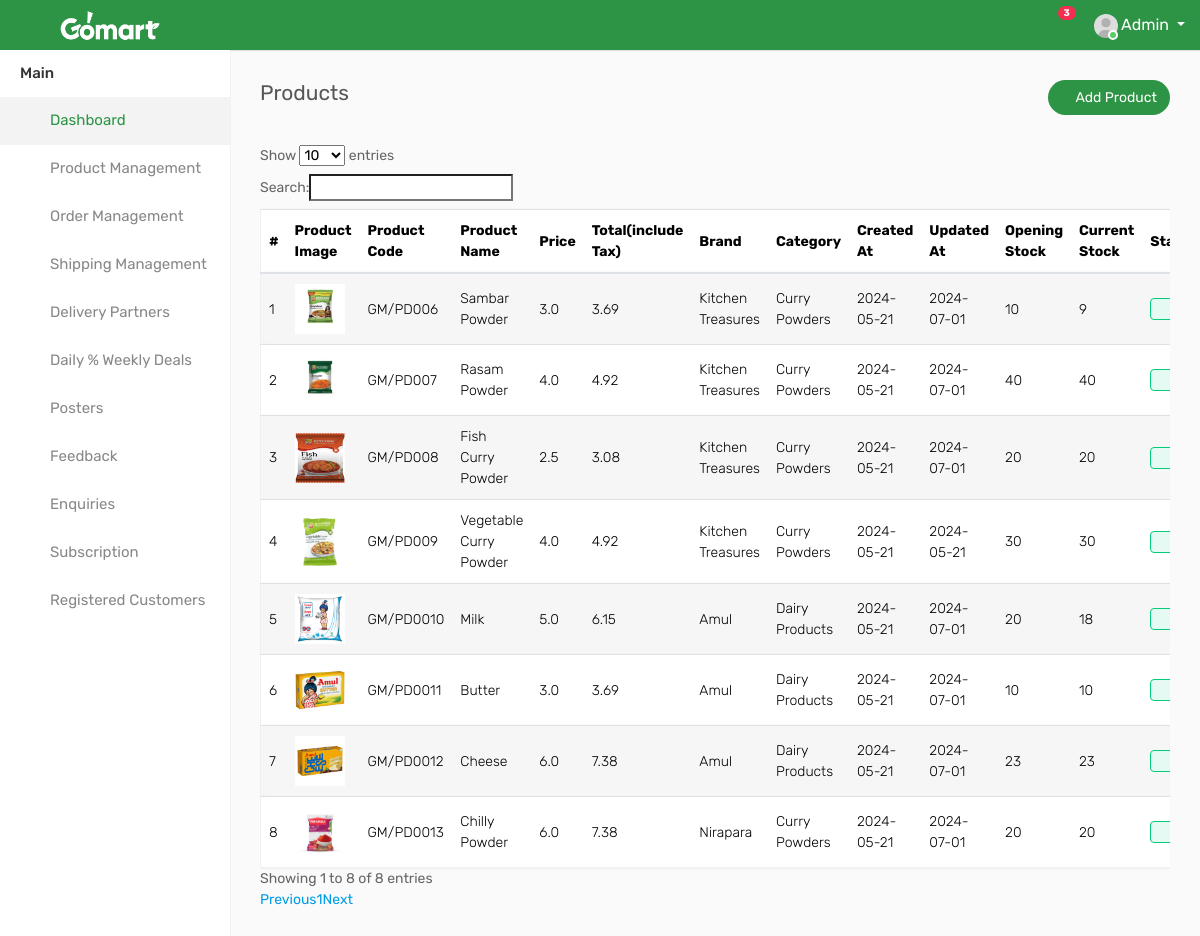
Screenshot of /products/ (signed in) with the database file from the repository.
### GoApp/models.py (models this page shows, shortened)
class tbl_Product(models.Model):
    name = models.CharField(max_length=255, null=True)
    description = models.TextField(null=True)
    price = models.FloatField(null=True)
    o_price = models.FloatField(null=True)
    country = models.ForeignKey(tbl_Country, on_delete=models.CASCADE, null=True)
    brand = models.ForeignKey(tbl_Brand, on_delete=models.CASCADE, null=True)
    category = models.ForeignKey(tbl_Category, on_delete=models.CASCADE, null=True)
    created_at = models.DateTimeField(auto_now_add=True, null=True)
    updated_at = models.DateTimeField(auto_now=True, null=True)
    status = models.CharField(max_length=100, default='Active', null=True)
    opening_stock = models.PositiveIntegerField(default=0, null=True)
    current_stock = models.PositiveIntegerField(default=0, null=True)
    product_code = models.CharField(max_length=100, unique=True, null=True, blank=True)
    image = models.ImageField(upload_to='media', null=True, blank=True)
    tax_rate = models.CharField(max_length=100, null=True)
    tax_amount = models.FloatField(null=True)
    product_weight = models.CharField(max_length=100, null=True)
    product_measure = models.CharField(max_length=100, null=True)
    gross_total = models.FloatField(null=True)
    best_score = models.IntegerField(null=True, default=1)

class tbl_Brand(models.Model):
    name = models.CharField(max_length=100, unique=True)
    status = models.CharField(max_length=50)
    image = models.ImageField(upload_to="media", null=True)
    def __str__(self):
        return self.name

class tbl_Category(models.Model):
    name = models.CharField(max_length=100, unique=True)
    status = models.CharField(max_length=50, null=True)
    image = models.ImageField(upload_to="media", null=True)
    def __str__(self):
        return self.name

### GoApp/views.py (the view)
# urls.py: path("products/", views.products),
@never_cache
@login_required(login_url='/Gomart_Admin/')
def products(request):
    products = tbl_Product.objects.all()
    return render(request, "products.html", {"products": products})

### templates/products.html (shortened to what this page needs)
{% include 'left_nav.html' %}
<div class="page-wrapper" id="container">
    <div class="content">
        <div class="row">
            <div class="col-sm-5 col-5">
                <h4 class="page-title">Products</h4>
            </div>
            <div class="col-sm-7 col-7 text-right m-b-30">
                <a href="/add_product" class="btn btn-primary btn-rounded"><i class="fa fa-plus"></i> Add Product</a>
            </div>
        </div>
        <div class="row">
            <div class="col-md-12">
                <div class="table-responsive">
                    <table class="table table-striped custom-table mb-0 datatable" id="product">
                        <thead>
                        <tr>
                            <th>#</th>
                            <th>Product Image</th>
                            <th>Product Code</th>
                            <th>Product Name</th>
                            <th>Price</th>
                            <th>Total(include Tax)</th>
                            <th>Brand</th>
                            <th>Category</th>
                                <th>Created At</th>
                                <th>Updated At</th>
                                <th>Opening Stock</th>
                                <th>Current Stock</th>
                                <th>Status</th>
                            </tr>
                        </thead>
                        <tbody>
                        {% for product in products %}
                        <tr>
                            <td>{{ forloop.counter }}</td>
                            <td><img height="50" src="{{product.image}}" width="50"></td>
                            <td>{{ product.product_code }}</td>
                            <td>{{ product.name }}</td>
                            <td>{{ product.price }}</td>
                            <td>{{product.gross_total}}</td>
                            <td>{{ product.brand }}</td>
                            <td>{{ product.category }}</td>
                            <td>{{ product.created_at|date:'Y-m-d' }}</td>
                            <td>{{ product.updated_at|date:'Y-m-d' }}</td>
                            <td>{{ product.opening_stock }}</td>
                            <td>{{ product.current_stock }}</td>
                            <td><span class="custom-badge status-green">{{ product.status }}</span></td>
                        </tr>
                        {% endfor %}
                        </tbody>
                    </table>
                </div>
            </div>
        </div>
    </div>
</div>

### rows the page displays
tbl_Product: image (picture), product_code "GM/PD006", name "Sambar Powder", price "3.0", gross_total "3.69", brand "Kitchen Treasures", category "Curry Powders", created_at "2024-05-21", updated_at "2024-07-01", opening_stock "10", current_stock "9"
tbl_Product: image (picture), product_code "GM/PD007", name "Rasam Powder", price "4.0", gross_total "4.92", brand "Kitchen Treasures", category "Curry Powders", created_at "2024-05-21", updated_at "2024-07-01", opening_stock "40", current_stock "40"
tbl_Product: image (picture), product_code "GM/PD008", name "Fish Curry Powder", price "2.5", gross_total "3.08", brand "Kitchen Treasures", category "Curry Powders", created_at "2024-05-21", updated_at "2024-07-01", opening_stock "20", current_stock "20"
tbl_Product: image (picture), product_code "GM/PD009", name "Vegetable Curry Powder", price "4.0", gross_total "4.92", brand "Kitchen Treasures", category "Curry Powders", created_at "2024-05-21", updated_at "2024-05-21", opening_stock "30", current_stock "30"
tbl_Product: image (picture), product_code "GM/PD0010", name "Milk", price "5.0", gross_total "6.15", brand "Amul", category "Dairy Products", created_at "2024-05-21", updated_at "2024-07-01", opening_stock "20", current_stock "18"
tbl_Product: image (picture), product_code "GM/PD0011", name "Butter", price "3.0", gross_total "3.69", brand "Amul", category "Dairy Products", created_at "2024-05-21", updated_at "2024-07-01", opening_stock "10", current_stock "10"
tbl_Product: shows a picture, product_code "GM/PD0012", name "Cheese", price "6.0", gross_total "7.38", brand "Amul", category "Dairy Products", created_at "2024-05-21", updated_at "2024-07-01", opening_stock "23", current_stock "23"
tbl_Product: image (picture), product_code "GM/PD0013", name "Chilly Powder", price "6.0", gross_total "7.38", brand "Nirapara", category "Curry Powders", created_at "2024-05-21", updated_at "2024-07-01", opening_stock "20", current_stock "20"
